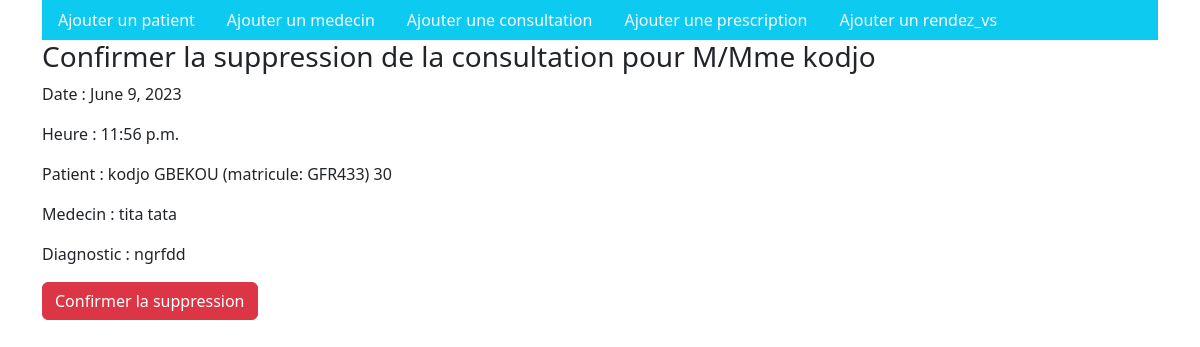
The app's page /consultation/supprimer/4/ with its own data.
### mon_app/models.py (models this page shows)
class Consultation(models.Model):
      date = models.DateField(auto_now_add=True)
      heure = models.TimeField(auto_now_add=True)
      diagnostic = models.TextField()
      patient = models.ForeignKey(Patient, on_delete=models.CASCADE)
      medecin = models.ForeignKey(Medecin, on_delete=models.CASCADE)

class Person(models.Model):
    first_name = models.CharField(max_length=100)
    last_name = models.CharField(max_length=100)
    email = models.EmailField()
    def __str__(self):
        return f"{self.first_name} {self.last_name}"

class Patient(Person):
    matricule = models.CharField(max_length=100)
    age = models.PositiveIntegerField()
    def __str__(self):
        return f"{self.last_name} {self.first_name} (matricule: {self.matricule}) {self.age}"

### mon_app/views.py (the view)
# urls.py: path('consultation/supprimer/<int:consultation_id>/', views.supprimer_consultation, name='supprimer_consultation'),
def supprimer_consultation(request, consultation_id):
    consultation = get_object_or_404(Consultation, pk=consultation_id)
    if request.method == 'POST':
        consultation.delete()
        return redirect('consultation_list')
    return render(request, 'consultations/consultation_supprimer.html', {'consultation': consultation})

### mon_app/templates/consultations/consultation_supprimer.html (shortened to what this page needs)
{% extends 'menu.html' %}
{% block content %}
<h3>Confirmer la suppression de la consultation pour M/Mme  {{ consultation.patient.last_name }}</h3>
<p>Date : {{ consultation.date }}</p>
<p>Heure : {{ consultation.heure }}</p>
<p>Patient : {{ consultation.patient }}</p>
<p>Medecin : {{ consultation.medecin }}</p>
<p>Diagnostic : {{ consultation.diagnostic }}</p>
<form method="POST" class="">
    <button type="submit" class="btn btn-danger">Confirmer la suppression</button>
</form>
{% endblock content %}

### records on screen
Consultation: patient.last_name "kodjo", date "June 9, 2023", heure "11:56 p.m.", patient "kodjo GBEKOU (matricule: GFR433) 30", medecin "tita tata", diagnostic "ngrfdd"
